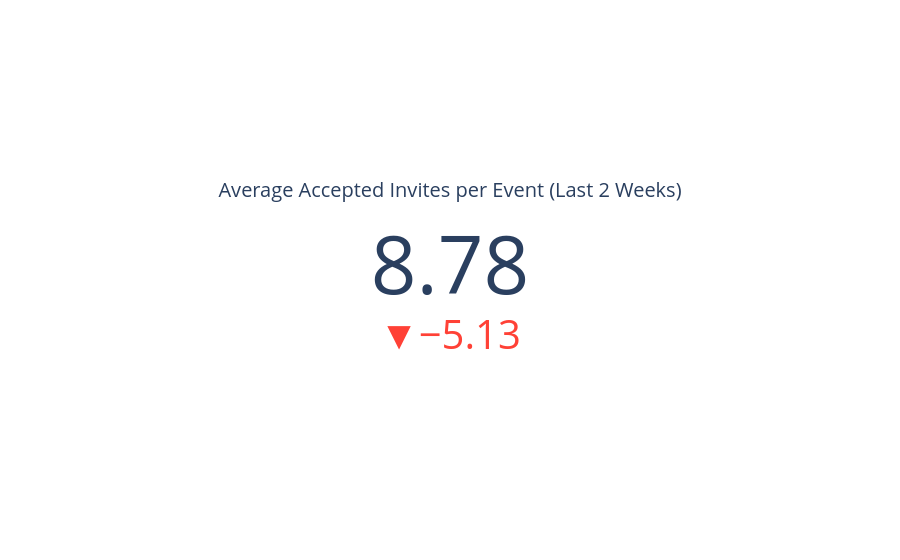

The cell this chart's notebook holds for it:
### Code cell
import pytz

# Make the comparison timestamp timezone-aware (UTC)
#average acceptance per event current period and previous period 
now_utc = pd.Timestamp.now(tz='UTC')
two_weeks_ago = now_utc - pd.Timedelta(weeks=2)
four_weeks_ago = now_utc - pd.Timedelta(weeks=4)

avg_acceptance_current = count_rsvp[count_rsvp['createdAt'] >= two_weeks_ago]['accepted'].mean()
avg_acceptance_previous = count_rsvp[(count_rsvp['createdAt'] < two_weeks_ago) & (count_rsvp['createdAt'] >= four_weeks_ago)]['accepted'].mean()
import plotly.graph_objects as go

# Get the accepted invite counts for the two periods
recent_value = avg_acceptance_current if avg_acceptance_current is not None else 0
prior_value = avg_acceptance_previous if avg_acceptance_previous is not None else 0

fig = go.Figure(go.Indicator(
    mode = "number+delta",
    value = recent_value,
    delta = {'reference': prior_value, 'relative': False},
    title = {'text': "Average Accepted Invites per Event (Last 2 Weeks)"},
    gauge = {'shape': "bullet"}
))

fig.update_layout(
    grid = {'rows': 1, 'columns': 1, 'pattern': "independent"},
    template = {'data' : {'indicator': [{
        'title': {'text': "Average Accepted Invites per Event"},
        'mode' : "number+delta",
        'delta' : {'reference': prior_value}}]
    }}
)

fig.show()

### Figure 1 — Plotly figure (JSON) as saved in the notebook; plotly's stock layout.template omitted (floating-point values rounded to 4 significant figures)
{"data": [{"delta": {"reference": 13.91, "relative": false}, "gauge": {"shape": "bullet"}, "mode": "number+delta", "title": {"text": "Average Accepted Invites per Event (Last 2 Weeks)"}, "type": "indicator", "value": 8.778}], "layout": {"grid": {"columns": 1, "pattern": "independent", "rows": 1}}}
